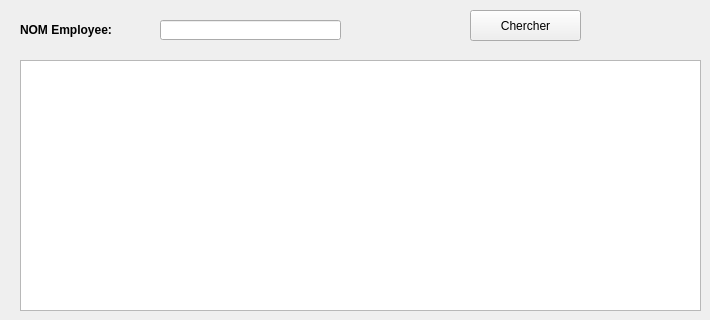
      <widget class="QWidget" name="aff_region">
       <attribute name="title">
        <string>afficher</string>
       </attribute>
       <widget class="QTableView" name="four">
        <property name="geometry">
         <rect>
          <x>20</x>
          <y>60</y>
          <width>681</width>
          <height>251</height>
         </rect>
        </property>
        <property name="styleSheet">
         <string notr="true"/>
        </property>
       </widget>
       <widget class="QLabel" name="label_33">
        <property name="geometry">
         <rect>
          <x>20</x>
          <y>20</y>
          <width>131</width>
          <height>20</height>
         </rect>
        </property>
        <property name="font">
         <font>
          <weight>75</weight>
          <bold>true</bold>
         </font>
        </property>
        <property name="text">
         <string>NOM Employee:</string>
        </property>
       </widget>
       <widget class="QPushButton" name="chercher_cp_F">
        <property name="geometry">
         <rect>
          <x>470</x>
          <y>10</y>
          <width>111</width>
          <height>31</height>
         </rect>
        </property>
        <property name="palette">
         <palette>
          <active/>
          <inactive/>
          <disabled/>
         </palette>
        </property>
        <property name="autoFillBackground">
         <bool>false</bool>
        </property>
        <property name="styleSheet">
         <string notr="true">#pushButton_chercher
{
-moz-box-shadow: 0px 10px 14px -7px #3e7327;
	-webkit-box-shadow: 0px 10px 14px -7px #3e7327;
	box-shadow: 0px 10px 14px -7px #3e7327;
	background:-webkit-gradient(linear, left top, left bottom, color-stop(0.05, #77b55a), color-stop(1, #72b352));
	background:-moz-linear-gradient(top, #77b55a 5%, #72b352 100%);
	background:-webkit-linear-gradient(top, #77b55a 5%, #72b352 100%);
	background:-o-linear-gradient(top, #77b55a 5%, #72b352 100%);
	background:-ms-linear-gradient(top, #77b55a 5%, #72b352 100%);
	background:linear-gradient(to bottom, #77b55a 5%, #72b352 100%);
	
	background-color: darkCyan ;
	-moz-border-radius:4px;
	-webkit-border-radius:4px;
	border-radius:4px;
	border:1px solid #4b8f29;
	display:inline-block;
	cursor:pointer;
	color:#ffffff;
	font-family:Arial;
	font-size:13px;
	font-weight:bold;
	padding:6px 12px;
	text-decoration:none;
	text-shadow:0px 1px 0px #5b8a3c;
}
#pushButton_chercher:hover{
background:-webkit-gradient(linear, left top, left bottom, color-stop(0.05, #72b352), color-stop(1, #77b55a));
	background:-moz-linear-gradient(top, #72b352 5%, #77b55a 100%);
	background:-webkit-linear-gradient(top, #72b352 5%, #77b55a 100%);
	background:-o-linear-gradient(top, #72b352 5%, #77b55a 100%);
	background:-ms-linear-gradient(top, #72b352 5%, #77b55a 100%);
	background:linear-gradient(to bottom, #72b352 5%, #77b55a 100%);
	
	background-color:blue;
}</string>
        </property>
        <property name="text">
         <string>Chercher</string>
        </property>
       </widget>
       <widget class="QLineEdit" name="chercher_regionF">
        <property name="geometry">
         <rect>
          <x>160</x>
          <y>20</y>
          <width>181</width>
          <height>20</height>
         </rect>
        </property>
        <property name="text">
         <string/>
        </property>
       </widget>
      </widget>
